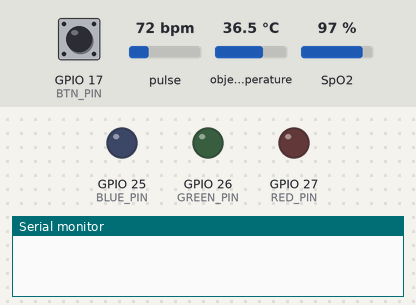
The sketch below on a simulated ESP32. On the bench: output pins drawn as LEDs (lit = HIGH), the last lines printed to the serial monitor. The inputs (shaded band) are chosen by the test bench; at power-on: GPIO 17 (BTN_PIN) HIGH, pulse 72 bpm, object temperature 36.5 °C, SpO2 97 %. Nothing arrives over Bluetooth unless stated.

Above: at 3.4 s.
3.5 s: GPIO 17 (BTN_PIN) pulled LOW for 0.15 s
At 5.5 s:
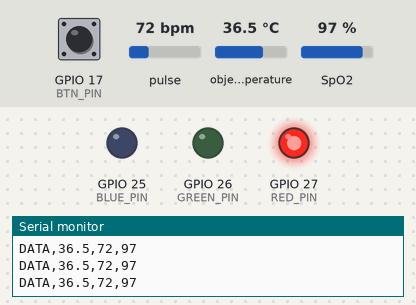
6.0 s: GPIO 17 (BTN_PIN) pulled LOW for 1 s
At 7.2 s:
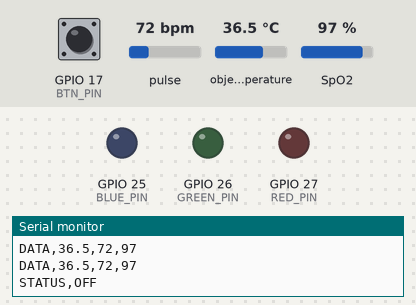
8.5 s: GPIO 17 (BTN_PIN) pulled LOW for 3.2 s
At 9.1 s:
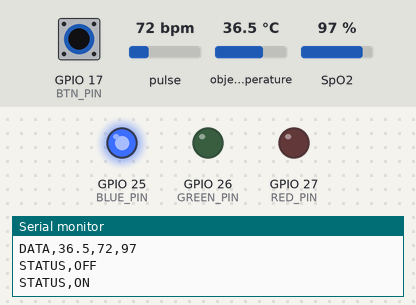
Timing chart, 0 to 11.5 s (numbered marks = the images above; inputs shaded):
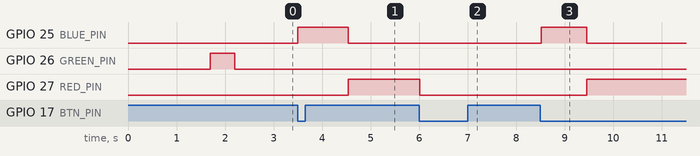

The sketch:

LiberiMonitor.ino
```cpp
// ─────────────────────────────────────────────────────────────────────────────
//   Liberi – Vital Sign Monitor   (Streaming Contínuo)
// ─────────────────────────────────────────────────────────────────────────────

#include "BluetoothSerial.h"
#include "MAX30105.h"
#include "spo2_algorithm.h"
#include <Adafruit_MLX90614.h>
#include <Arduino.h>
#include <Wire.h>


BluetoothSerial SerialBT;

// ── GPIO pins (ESP32) ────────────────────────────────────────────────────────
const int RED_PIN = 27;
const int GREEN_PIN = 26;
const int BLUE_PIN = 25;
const int BTN_PIN = 17;

// ── Sensor objects ──────────────────────────────────────────────────────────
Adafruit_MLX90614 mlx = Adafruit_MLX90614();
MAX30105 particleSensor;

// ── Vitals buffers & variables ──────────────────────────────────────────────
#define BUFFER_SIZE 50
uint32_t irBuffer[BUFFER_SIZE];
uint32_t redBuffer[BUFFER_SIZE];
int32_t spo2;
int8_t validSPO2;
int32_t heartRate;
int8_t validHeartRate;

// ── System states ───────────────────────────────────────────────────────────
volatile bool systemActive = false;
bool lastSystemActive = false;
volatile unsigned long lastDebounceTime = 0;
bool bufferPrimeiroEnchimento = true; // Controla o primeiro setup de dados

void setStatusColor(int r, int g, int b) {
  analogWrite(RED_PIN, r);
  analogWrite(GREEN_PIN, g);
  analogWrite(BLUE_PIN, b);
}

void IRAM_ATTR toggleSystem() {
  if (millis() - lastDebounceTime > 300) {
    systemActive = !systemActive;
    lastDebounceTime = millis();
  }
}

// ────────────────────────────────────────────────────────────────────────────
//  Setup
// ────────────────────────────────────────────────────────────────────────────
void setup() {
  Serial.begin(115200);
  delay(1500);

  SerialBT.begin("Liberi_Monitor");

  Wire.begin(21, 22);
  Wire.setClock(100000);
  Wire.setTimeOut(
      150); // Timeout to prevent the ESP32 from freezing if the sensor crashes!

  pinMode(RED_PIN, OUTPUT);
  pinMode(GREEN_PIN, OUTPUT);
  pinMode(BLUE_PIN, OUTPUT);
  pinMode(BTN_PIN, INPUT_PULLUP);
  setStatusColor(0, 0, 0);

  attachInterrupt(digitalPinToInterrupt(BTN_PIN), toggleSystem, FALLING);

  delay(200);
  mlx.begin();

  particleSensor.begin(Wire, I2C_SPEED_STANDARD);
  Wire.setClock(100000);

  // Configuração focada em rapidez de resposta
  byte ledBrightness = 10; // REDUZIDO para evitar picos de corrente e crash do ESP32!
  byte sampleAverage = 1; // Reduzido para 1 para feedback instantâneo amostra a amostra
  byte ledMode = 2;
  int sampleRate = 50;
  int pulseWidth = 411;
  int adcRange = 4096;
  particleSensor.setup(ledBrightness, sampleAverage, ledMode, sampleRate,
                       pulseWidth, adcRange);

  // Flash de sucesso
  setStatusColor(0, 255, 0);
  delay(500);
  setStatusColor(0, 0, 0);
}

// ────────────────────────────────────────────────────────────────────────────
//  Main loop
// ────────────────────────────────────────────────────────────────────────────
void loop() {
  // Trata botão ON/OFF
  if (systemActive != lastSystemActive) {
    lastSystemActive = systemActive;
    if (!systemActive) {
      Serial.println("STATUS,OFF");
      SerialBT.println("STATUS,OFF");
      setStatusColor(0, 0, 0);
      bufferPrimeiroEnchimento = true; // Reseta o buffer ao desligar
    } else {
      Serial.println("STATUS,ON");
      SerialBT.println("STATUS,ON");
      setStatusColor(0, 0, 255); // Azul enquanto calibra
    }
  }

  if (systemActive) {
    // 1. Se for a primeira execução após ligar, enche o buffer inicial de 50
    // amostras
    if (bufferPrimeiroEnchimento) {
      bool sensorDead = false;
      for (byte i = 0; i < BUFFER_SIZE; i++) {
        unsigned long startWait = millis();
        while (particleSensor.available() == false) {
          particleSensor.check();
          if (millis() - startWait > 100) {
            sensorDead = true;
            break; // 100ms timeout
          }
        }

        if (sensorDead)
          break; // Break out of the for loop to prevent 5-second Watchdog
                 // crash!

        redBuffer[i] = particleSensor.getRed();
        irBuffer[i] = particleSensor.getIR();
        particleSensor.nextSample();
      }
      bufferPrimeiroEnchimento = false;
    }

    // 2. Descala os buffers (faz o shift dos dados antigos para trás)
    // Descartamos a amostra mais antiga [0] e abrimos espaço em [49]
    for (byte i = 1; i < BUFFER_SIZE; i++) {
      redBuffer[i - 1] = redBuffer[i];
      irBuffer[i - 1] = irBuffer[i];
    }

    // 3. Lê a amostra mais recente para a última posição do buffer
    unsigned long startWait = millis();
    while (particleSensor.available() == false) {
      particleSensor.check();
      if (millis() - startWait > 100)
        break; // 100ms timeout
    }
    redBuffer[BUFFER_SIZE - 1] = particleSensor.getRed();
    irBuffer[BUFFER_SIZE - 1] = particleSensor.getIR();
    particleSensor.nextSample();

    // 4. Lê a temperatura (MLX90614)
    float temp = mlx.readObjectTempC();
    if (isnan(temp))
      temp = 0.0; // Fallback simples para evitar quebras de parsing no JS

    // 5. Corre o algoritmo com os dados atualizados (Input Constante)
    maxim_heart_rate_and_oxygen_saturation(irBuffer, BUFFER_SIZE, redBuffer,
                                           &spo2, &validSPO2, &heartRate,
                                           &validHeartRate);

    int finalHR = heartRate;
    int finalSPO2 = spo2;

    // 6. Envia a string imediatamente para o Serial (Sem delays longos)
    char sseMsg[128];
    snprintf(sseMsg, sizeof(sseMsg), "DATA,%.1f,%d,%d", temp, finalHR,
             finalSPO2);
    Serial.println(sseMsg);
    SerialBT.println(sseMsg);

    // 7. Atualização dinâmica dos LEDs baseada nos valores lidos
    if (finalSPO2 >= 95 && finalHR >= 90 && finalHR <= 160 && temp >= 32.0 && temp <= 35.0) {
      setStatusColor(0, 255, 0); // Verde: Valores bons
    } else {
      setStatusColor(255, 0, 0); // Vermelho: Valores maus/críticos
    }

    // Nota: Retirámos o delay(1500) do loop ativo.
    // Agora a velocidade do input é ditada puramente pela taxa de amostragem do
    // sensor.
  } else {
    setStatusColor(0, 0, 0);
    delay(100);
  }
}
```

Measured:
- after the input at 3.5 s, GPIO 25 (BLUE_PIN): LOW → HIGH at once, → LOW 1.0 s later; GPIO 27 (RED_PIN): LOW → HIGH after 1.0 s
- after the input at 6.0 s, GPIO 27 (RED_PIN): HIGH → LOW at once
- after the input at 8.5 s, GPIO 25 (BLUE_PIN): LOW → HIGH at once, → LOW 0.94 s later; GPIO 27 (RED_PIN): LOW → HIGH after 0.96 s
